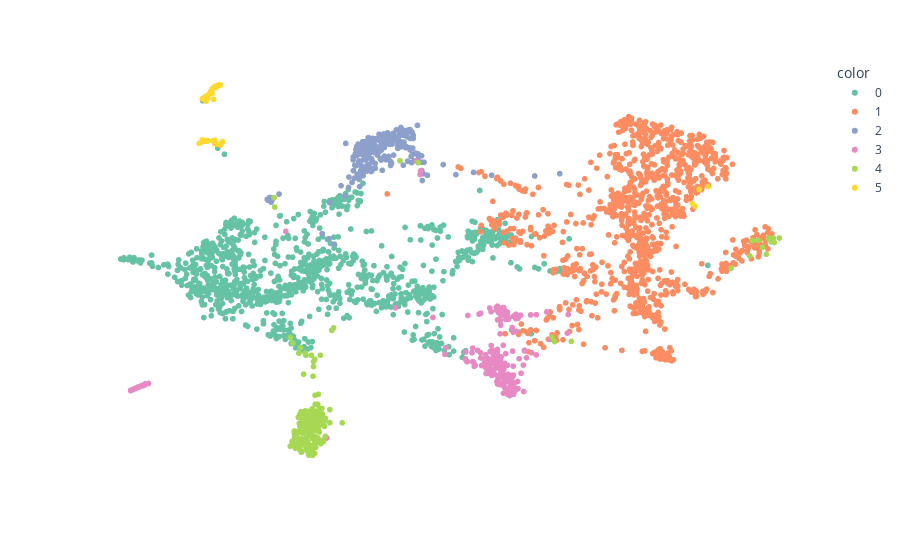

Here is the notebook cell this chart was saved with:
### Code cell
fig = scatterplot(
    x=adata.obsm['x_emb_2d'][:, 0],
    y=adata.obsm['x_emb_2d'][:, 1],
    labels=predictions_reduced_hg.astype(str),
    return_fig=True,
)
fig.show()
fig.write_image('../poster/cluster_hg2.svg', width=800, height=800)

### Figure 1 — Plotly figure (JSON) as saved in the notebook; plotly's stock layout.template omitted (floating-point values rounded to 4 significant figures; data arrays with more than 128 entries replaced by an {"elided": "..."} marker saying what was removed)
{"data": [{"hovertemplate": "color=0<br>x=%{x}<br>y=%{y}<extra></extra>", "legendgroup": "0", "marker": {"color": "#66C2A5", "opacity": 1, "symbol": "circle"}, "mode": "markers", "name": "0", "showlegend": true, "type": "scattergl", "x": {"elided": "1077 float values"}, "xaxis": "x", "y": {"elided": "1077 float values"}, "yaxis": "y"}, {"hovertemplate": "color=1<br>x=%{x}<br>y=%{y}<extra></extra>", "legendgroup": "1", "marker": {"color": "#FC8D62", "opacity": 1, "symbol": "circle"}, "mode": "markers", "name": "1", "showlegend": true, "type": "scattergl", "x": {"elided": "1030 float values"}, "xaxis": "x", "y": {"elided": "1030 float values"}, "yaxis": "y"}, {"hovertemplate": "color=2<br>x=%{x}<br>y=%{y}<extra></extra>", "legendgroup": "2", "marker": {"color": "#8DA0CB", "opacity": 1, "symbol": "circle"}, "mode": "markers", "name": "2", "showlegend": true, "type": "scattergl", "x": {"elided": "264 float values"}, "xaxis": "x", "y": {"elided": "264 float values"}, "yaxis": "y"}, {"hovertemplate": "color=3<br>x=%{x}<br>y=%{y}<extra></extra>", "legendgroup": "3", "marker": {"color": "#E78AC3", "opacity": 1, "symbol": "circle"}, "mode": "markers", "name": "3", "showlegend": true, "type": "scattergl", "x": {"elided": "244 float values"}, "xaxis": "x", "y": {"elided": "244 float values"}, "yaxis": "y"}, {"hovertemplate": "color=4<br>x=%{x}<br>y=%{y}<extra></extra>", "legendgroup": "4", "marker": {"color": "#A6D854", "opacity": 1, "symbol": "circle"}, "mode": "markers", "name": "4", "showlegend": true, "type": "scattergl", "x": {"elided": "209 float values"}, "xaxis": "x", "y": {"elided": "209 float values"}, "yaxis": "y"}, {"hovertemplate": "color=5<br>x=%{x}<br>y=%{y}<extra></extra>", "legendgroup": "5", "marker": {"color": "#FFD92F", "opacity": 1, "symbol": "circle"}, "mode": "markers", "name": "5", "showlegend": true, "type": "scattergl", "x": [3.231, 3.289, 3.289, 3.248, 3.221, 3.299, 3.274, 3.253, 3.265, 3.273, 3.269, 3.239, 3.217, 3.245, 3.254, 3.256, 3.215, 3.248, 3.258, 3.246, 3.27, 3.221, 3.288, 3.266, 3.237, 3.282, 3.27, 3.276, 3.196, 3.246, 3.237, 3.223, 3.257, 5.795, 5.75, 5.729, 5.715, 3.271, 3.258, 3.199, 3.259, 3.219, 3.196, 3.179, 3.206, 3.196, 3.217, 3.201, 3.206, 3.268, 3.259, 3.205, 3.218, 3.213, 3.216, 3.206, 3.215], "xaxis": "x", "y": [9.846, 9.318, 9.306, 9.351, 9.353, 9.343, 9.935, 9.792, 9.919, 9.939, 9.923, 9.864, 9.809, 9.89, 9.914, 9.917, 9.772, 9.906, 9.914, 9.856, 9.931, 9.829, 9.943, 9.921, 9.869, 9.946, 9.931, 9.934, 9.796, 9.902, 9.872, 9.805, 9.918, 8.867, 8.837, 8.655, 8.684, 9.927, 9.321, 9.344, 9.928, 9.347, 9.356, 9.324, 9.355, 9.361, 9.346, 9.35, 9.346, 9.315, 9.358, 9.801, 9.815, 9.817, 9.814, 9.811, 9.827], "yaxis": "y"}], "layout": {"legend": {"title": {"text": "color"}, "tracegroupgap": 0}, "margin": {"t": 60}, "plot_bgcolor": "#FFFFFF", "showlegend": true, "title": {}, "xaxis": {"anchor": "y", "domain": [0, 1], "title": {"text": "x"}, "visible": false}, "yaxis": {"anchor": "x", "domain": [0, 1], "title": {"text": "y"}, "visible": false}}}
